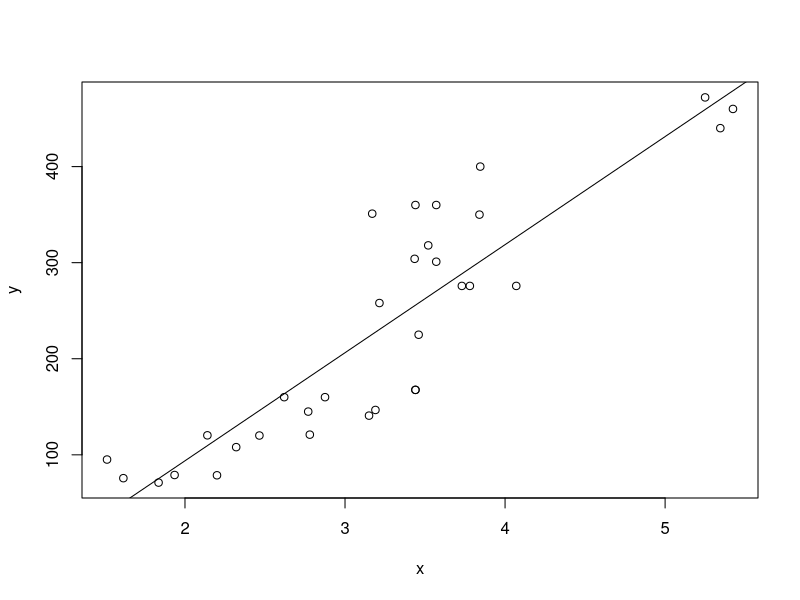
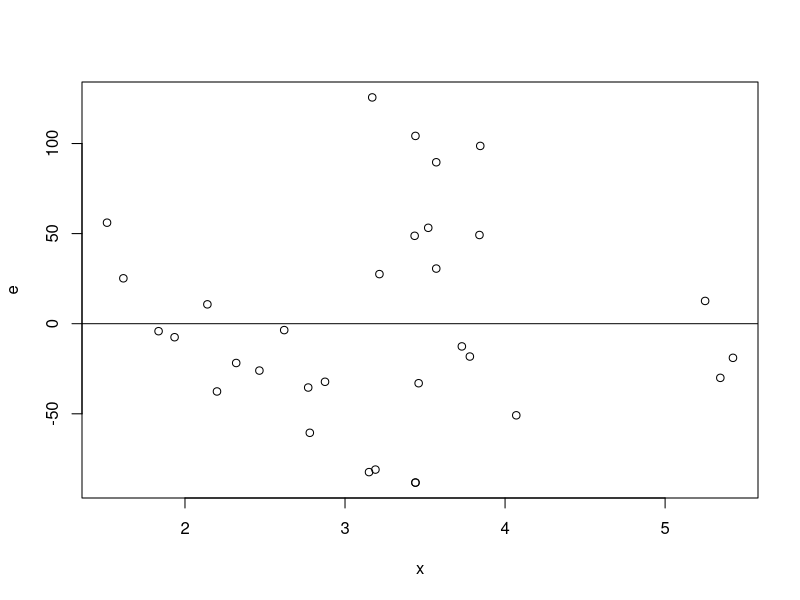
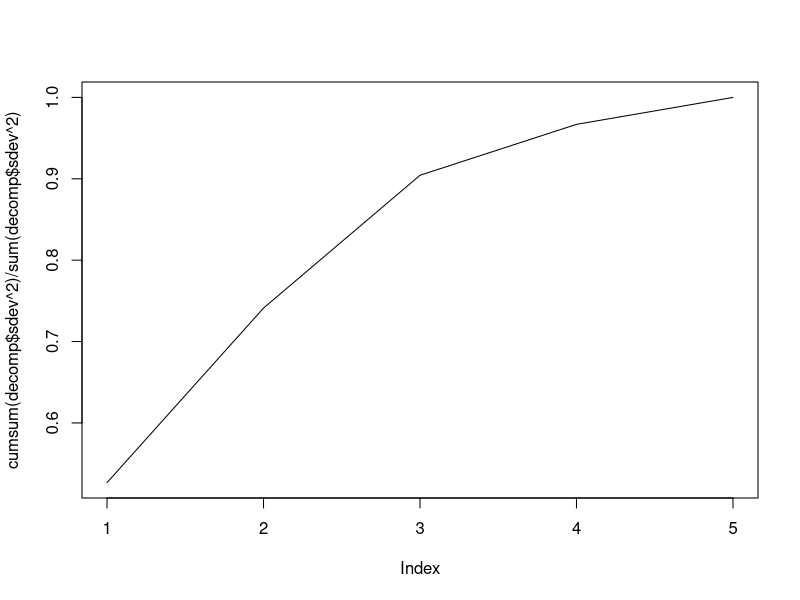
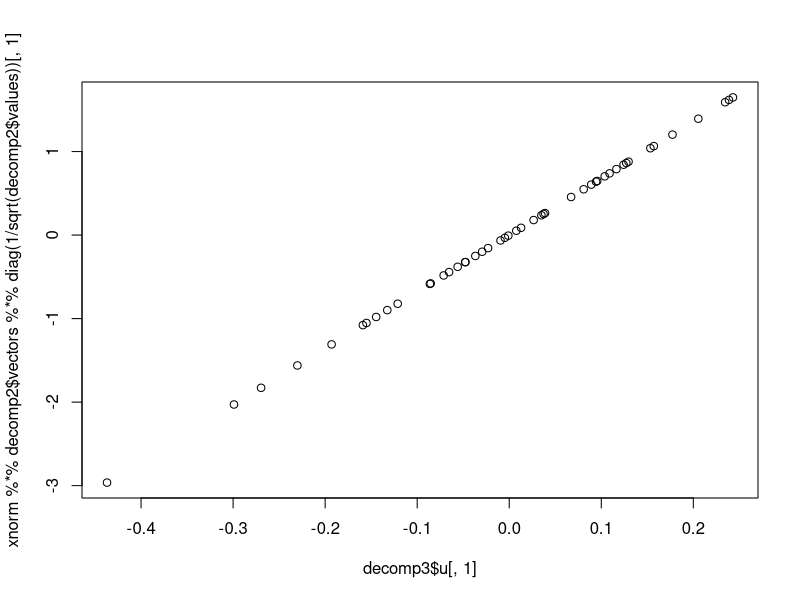

These charts were generated, in order, by the following R code:
## ---- chunk 1
knitr::opts_chunk$set(echo = TRUE)
## ---- chunk 2
data("mtcars")
head(mtcars)
y = mtcars$mpg
x = cbind(1, mtcars$wt, mtcars$hp)
head(x)
## ---- chunk 3
solve( t(x) %*% x ) %*% t(x) %*% y
## ---- chunk 4
coef( lm( mpg ~ wt + hp, data=mtcars ))
## ---- chunk 5
n = nrow(x)
v1 = matrix(1, n)
H = v1 %*% solve(t(v1) %*% v1) %*% t(v1)
all( H == matrix(1, n, n) / n )
## ---- chunk 6
I = diag(1, n)
H = matrix(1, n, n) / n

xc = (I - H) %*% x
## ---- chunk 7
apply(xc, 2, mean)
xc2 = sweep(x, 2, apply(x, 2, mean))
## ---- chunk 8
vx = ( t(x) %*% (I - H) %*% x ) / (n-1)

round(vx, 6)
var(x)
## ---- chunk 9
x = mtcars$wt
y = mtcars$disp

yc = y - mean(y)
xc = x - mean(x)
slope = sum( yc * xc ) / sum( xc * xc )
slope
lm(formula = yc ~ xc - 1)
cor(x,y) * sd(y) / sd(x)
## ---- chunk 10
plot(x, y)
abline(lm(y ~ x))
## ---- chunk 11
lm(y ~ x)
## ---- chunk 12
cor(x,y) * sd(y) / sd(x)
mean(y) - cor(x,y) * sd(y) / sd(x) * mean(x)
## ---- chunk 13
sum(yc * xc) / sum(xc^2)
## ---- chunk 14
Jn = matrix(1, length(x))
beta1 = cor(x,y) * sd(y) / sd(x)
beta0 = mean(y) - beta1 * mean(x)
beta0
beta1
yhat = beta0 * Jn + beta1 * x
e = y - yhat
## ---- chunk 15
plot(x, e)
abline(h=0)
## ---- chunk 16
sum(e^2)
y_hat_other_beta = beta0 * Jn + 120 * x
sum((y - y_hat_other_beta)^2)
## ---- chunk 17
areequal <- function (a, b) {
    all( abs(a - b) < 0.00001 )
}
## ---- chunk 18
pred = predict(lm(y ~ x))
areequal(yhat, pred)
## ---- chunk 19
resd = resid(lm(y ~ x))
areequal(e, resd)
## ---- chunk 20
t = seq(0, 1, length=10000)
y = t + 2 * t ^ 2
x = t
coef(lm(y ~ x - 1))
## ---- chunk 21
data(swiss)
x = cbind(1, swiss[,-1])
y = swiss$Fertility
x = as.matrix(x)
betahat = solve(t(x) %*% x) %*% t(x) %*% y
betahat
## ---- chunk 22
solve(t(x) %*% x, t(x) %*% y)
## ---- chunk 23
x1 = x[,1:3]
x2 = x[,4:6]
ey = y - x1 %*% solve(t(x1) %*% x1) %*% t(x1) %*% y
ex2 = x2 - x1 %*% solve(t(x1) %*% x1) %*% t(x1) %*% x2
solve(t(ex2) %*% ex2) %*% t(ex2) %*% ey
## ---- chunk 24
x = as.matrix(swiss[,-1])
y = swiss$Fertility
n = nrow(x)
## ---- chunk 25
decomp = princomp(x, cor=T)
names(decomp)
plot(cumsum(decomp$sdev^2)/sum(decomp$sdev^2), type="l")
## ---- chunk 26
decomp2 = eigen(cor(x))
names(decomp2)
## ---- chunk 27
all( t(decomp2$vectors) %*% decomp2$vectors - diag(5) < 0.0001)
## ---- chunk 28
xnorm = apply(x, 2, function(z) (z - mean(z)) / sd(z))
decomp3 = svd(xnorm)
names(decomp3)
## ---- chunk 29
round(rbind(decomp2$vectors, decomp$loadings, decomp3$v), 3)
round(rbind(decomp2$values, decomp$sdev^2, decomp3$d^2/(n-1)), 3)
## ---- chunk 30
plot(
    decomp3$u[,1],
    xnorm %*% decomp2$vectors %*% diag(1/sqrt(decomp2$values))[,1]
)
## ---- chunk 31
u = decomp3$u[,1:4]
summary(lm(y ~ u))$r.squared
summary(lm(y ~ x))$r.squared
## ---- chunk 32
lm(y ~ u)$coeff
t(u) %*% y
